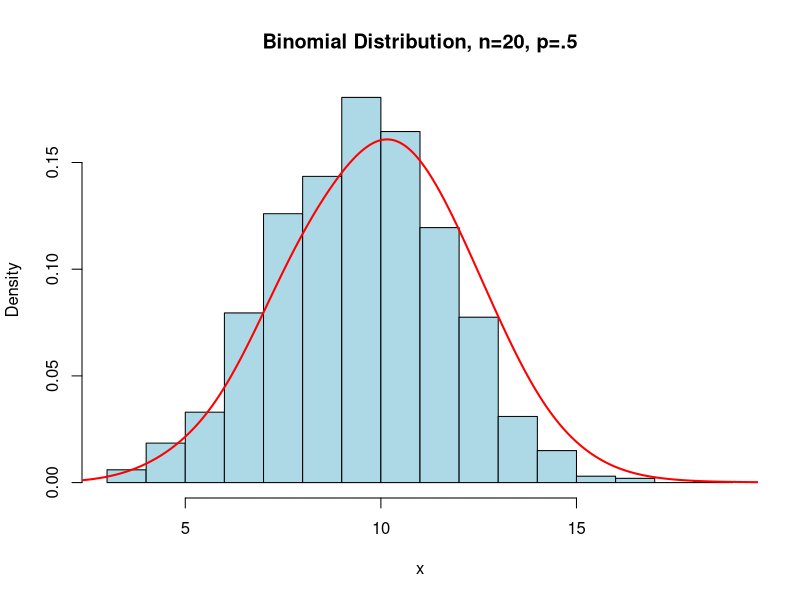

Recreate this plot in R.
N<-2000 # we assign values of 2000 to be the population
n <- 20 # this is the sample 
p <- .5 # this is the probability of success
x <- rbinom(N, n, p) # we plot our graph with a title 'Binomial Distribution, n=20, p=.5'
hist(x, xlim = c(min(x), max(x)), probability = TRUE, nclass = max(x)-min(x)+1, col ='lightblue', main = 'Binomial Distribution, n=20, p=.5')
# draw a line to show the trend of the graph plotted using the line function passing in the density fucntion and its required arguments
lines(density(x, bw=1), col ='red', lwd = 2)
